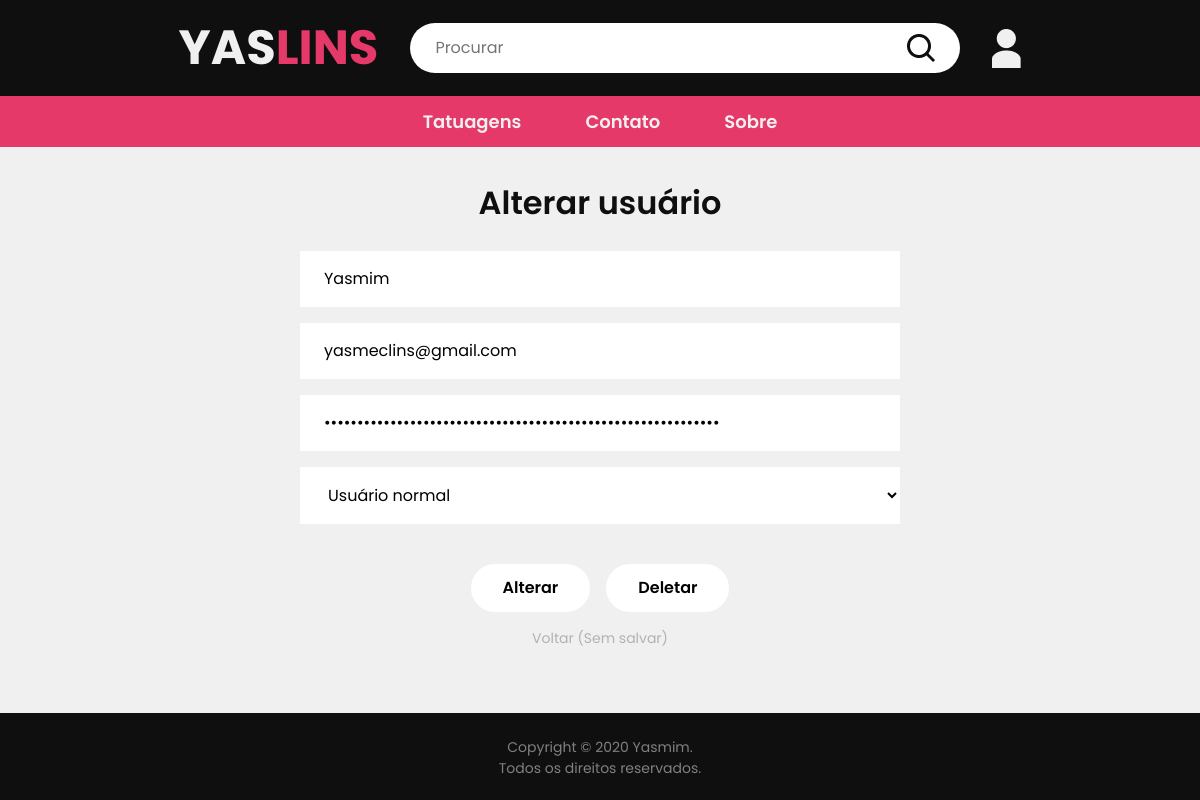
Screenshot of /userconfig.php?id=1 with the database file from the repository.
### tables this page shows
CREATE TABLE `loginsystem` (
  `id` int(11) NOT NULL,
  `nameUsers` varchar(128) NOT NULL,
  `emailUsers` varchar(128) NOT NULL,
  `pwdUsers` varchar(64) NOT NULL,
  `levelUsers` int(10) NOT NULL
);

### userconfig.php (the view, shortened to what this page needs)
<!DOCTYPE html>
<html lang="pt-BR">
<head>
    <link rel="stylesheet" href="https://cdn.jsdelivr.net/npm/bootstrap@4.5.3/dist/css/bootstrap.min.css">
    <link rel="stylesheet" href="css/reset.css">
    <link rel="stylesheet" href="css/default_form.css">
    <link rel="stylesheet" href="css/prodconfig.css">
</head>
<body>
    <?php
    require "requires/navbar.php";
    ?>
    <div class="container_main">
        <div class="container_padding">
            <?php
            $id = "new";
            if (isset($_GET['id'])) {
                $id = $_GET['id'];
            }
            if ($id == "new")
                echo '<div class="container_title">Criar usuário</div>';
            else
                echo '<div class="container_title">Alterar usuário</div>';
            ?>
            <form enctype="multipart/form-data" class="flex_form" action="includes/user.inc.php" method="POST">
                <?php
                require_once "includes/db.inc.php";
                $sql = "SELECT * FROM loginsystem WHERE id = '$id'";
                $query = mysqli_query($conn, $sql);
                if ($query) {
                    $result = mysqli_fetch_row($query);
                }
                ?>
                <div class="input_padding">
                    <?php
                    if ($id != "new") {
                        echo '<input type="text" name="userName" class="default_input text-entry input-text input-name" placeholder="Nome" value="' . $result[1] . '">';
                    } else {
                        echo '<input type="text" name="userName" class="default_input text-entry input-text input-name" placeholder="Nome">';
                    }
                    ?>
                </div>
                <div class="input_padding">
                    <?php
                    if ($id != "new") {
                        echo '<input type="text" name="userEmail" class="default_input text-entry input-text input-email" placeholder="E-mail" value="' . $result[2] . '">';
                    } else {
                        echo '<input type="text" name="userEmail" class="default_input text-entry input-text input-email" placeholder="E-mail">';
                    }
                    ?>
                </div>
                <div class="input_padding">
                    <?php
                    if ($id != "new") {
                        echo '<input type="password" name="userPwd" class="default_input text-entry input-text input-password" placeholder="Senha" value="' . $result[3] . '">';
                    } else {
                        echo '<input type="password" name="userPwd" class="default_input text-entry input-text input-password" placeholder="Senha">';
                    }
                    ?>
                </div>
                <div class="input_padding">
                    <?php
                    if ($id != "new") {
                        echo ('<select class="default_input text-entry input-text input-level" name="userLevel">');
                        $options = ["Usuário normal", "Administrador"];
                        for ($i = 0; $i < sizeof($options); $i++) {
                            if ($result[4] == $i) {
                                echo '<option value="' . $i . '" selected>'.$options[$i].'</option>';
                            } else {
                                echo '<option value="' . $i . '">'.$options[$i].'</option>';
                            }
                        }
                        echo '</select>';
                    } else {
                        echo ('<select class="default_input text-entry input-text input-level" name="userLevel">
                            <option value="0">Usuário normal</option>
                            <option value="1">Administrador</option>
                        </select>');
                    }
                    ?>
                </div>
                <div class="input_padding input_buttons">
                    <div class="input_padding-inner">
                    <?php
                    if ($id == "new") {
                        echo '<input type="submit" name="save-submit" class="default_input input-submit" value="Adicionar">';
                    }
                    else {
                        echo '<input type="submit" name="save-submit" class="default_input input-submit" value="Alterar">';
                    }
                    ?>
                    </div>
                    <div class="input_padding-inner">
                        <input type="submit" name="del-submit" class="default_input input-submit" value="Deletar">
                    </div>
                </div>
            </form>
            <a href="./users" class="default_acess acess_subtitle">Voltar (Sem salvar)</a>
        </div>
    </div>
    <?php
    require "requires/footer.php";
    ?>
</body>

### css/default_form.css (style rules this page uses)
form { width: inherit; margin: 0 auto; }
.input_padding { padding: 8px 0; display: flex; justify-content: center; }
.input_padding-inner { padding: 0 8px; }
.input_padding-inner:first-child { padding: 0; padding-right: 8px; }
.input_padding-inner:last-child { padding: 0; padding-left: 8px; }
.text-entry { width: 100%; }
.default_input { background-color: white; display: block; padding: 16px 24px; resize: none; max-width: 900px; }
.input-text { max-width: 600px; }
.input-submit { margin: 0 auto; border-radius: 35px; padding: 12px 32px; font-weight: 600; transition: var(--default-time-trans); }

### css/prodconfig.css (style rules this page uses)
.container_main { align-items: center; }
.flex_form { display: flex; flex-wrap: wrap; }
.input_padding, .default_input { margin: 0 auto; }
.input_padding { width: 100%; }
.acess_subtitle { display: block; font-size: 14px; color: var(--lg-gray); margin: 0 auto; text-align: center; padding: 8px 0 32px 0; }
.input_buttons { padding-top: 32px; }

### rows the page displays
loginsystem: userName "Yasmim", userEmail "yasmeclins@gmail.com", userLevel "Usuário normal"
